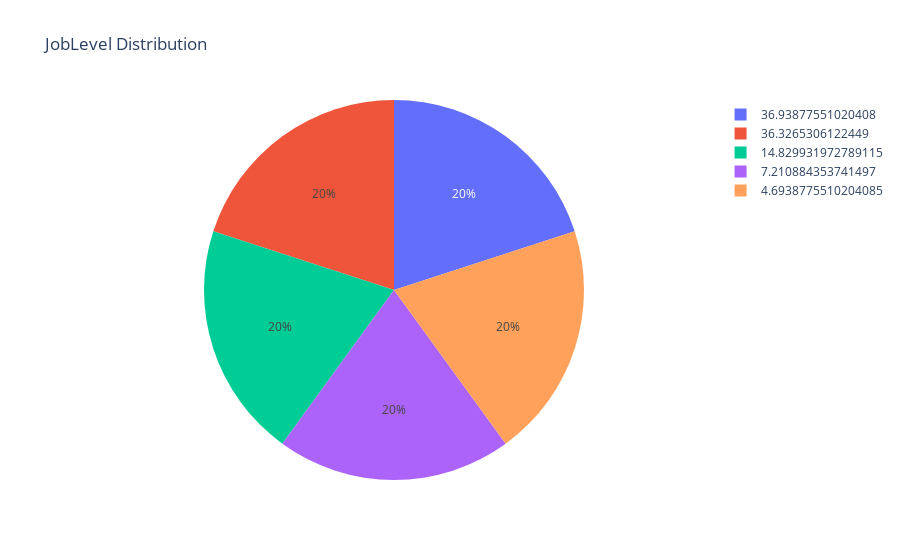

Notebook code for this chart:
### Code cell
px.pie(educationLevel, names="count", title="JobLevel Distribution")

### Figure 1 — Plotly figure (JSON) as saved in the notebook; plotly's stock layout.template omitted (floating-point values rounded to 4 significant figures)
{"data": [{"domain": {"x": [0, 1], "y": [0, 1]}, "hovertemplate": "count=%{label}<extra></extra>", "labels": [36.94, 36.33, 14.83, 7.211, 4.694], "legendgroup": "", "name": "", "showlegend": true, "type": "pie"}], "layout": {"legend": {"tracegroupgap": 0}, "title": {"text": "JobLevel Distribution"}}}
